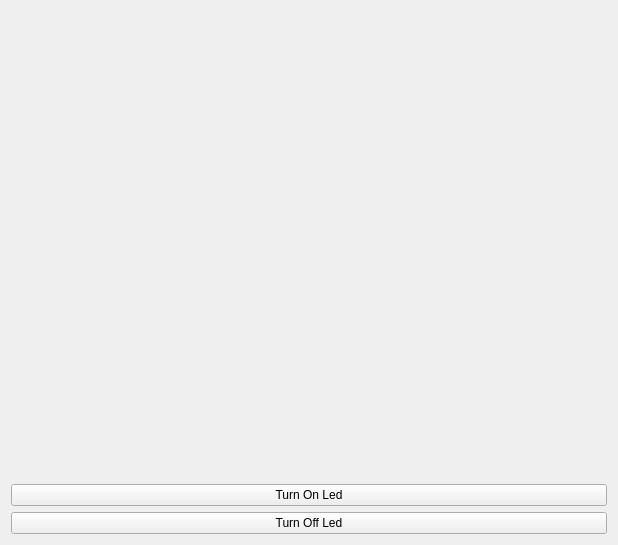
<?xml version="1.0" encoding="UTF-8"?>
<ui version="4.0">
 <class>WidgetMain</class>
 <widget class="QWidget" name="WidgetMain">
  <property name="geometry">
   <rect>
    <x>0</x>
    <y>0</y>
    <width>618</width>
    <height>545</height>
   </rect>
  </property>
  <property name="windowTitle">
   <string>WidgetMain</string>
  </property>
  <layout class="QVBoxLayout" name="verticalLayout">
   <item>
    <widget class="QLabel" name="label">
     <property name="text">
      <string/>
     </property>
     <property name="pixmap">
      <pixmap resource="myresources.qrc">:/img/Raspberry-GPIO.jpg</pixmap>
     </property>
    </widget>
   </item>
   <item>
    <widget class="QPushButton" name="btnOn">
     <property name="text">
      <string>Turn On Led</string>
     </property>
    </widget>
   </item>
   <item>
    <widget class="QPushButton" name="btnOff">
     <property name="text">
      <string>Turn Off Led</string>
     </property>
    </widget>
   </item>
  </layout>
 </widget>
 <layoutdefault spacing="6" margin="11"/>
 <resources>
  <include location="myresources.qrc"/>
 </resources>
 <connections/>
</ui>
